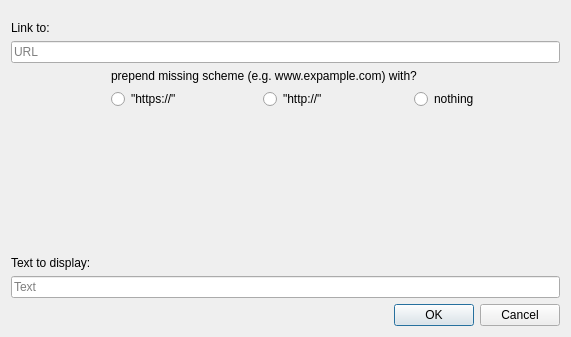
<?xml version="1.0" encoding="UTF-8"?>
<ui version="4.0">
 <class>Dialog</class>
 <widget class="QDialog" name="Dialog">
  <property name="geometry">
   <rect>
    <x>0</x>
    <y>0</y>
    <width>571</width>
    <height>337</height>
   </rect>
  </property>
  <property name="windowTitle">
   <string>Anki: Create a hyperlink</string>
  </property>
  <layout class="QGridLayout" name="gridLayout">
   <item row="0" column="0">
    <layout class="QVBoxLayout" name="verticalLayout">
     <item>
      <spacer name="verticalSpacerMiddle">
       <property name="orientation">
        <enum>Qt::Vertical</enum>
       </property>
       <property name="sizeType">
        <enum>QSizePolicy::Minimum</enum>
       </property>
       <property name="sizeHint" stdset="0">
        <size>
         <width>20</width>
         <height>10</height>
        </size>
       </property>
      </spacer>
     </item>
     <item>
      <widget class="QLabel" name="url_label">
       <property name="text">
        <string>Link to:</string>
       </property>
      </widget>
     </item>
     <item>
      <widget class="QLineEdit" name="url_edit">
       <property name="placeholderText">
        <string>URL</string>
       </property>
      </widget>
     </item>
     <item>
      <layout class="QHBoxLayout" name="horizontalLayout">
       <item>
        <spacer name="horizontalSpacer_2">
         <property name="orientation">
          <enum>Qt::Horizontal</enum>
         </property>
         <property name="sizeType">
          <enum>QSizePolicy::Minimum</enum>
         </property>
         <property name="sizeHint" stdset="0">
          <size>
           <width>100</width>
           <height>20</height>
          </size>
         </property>
        </spacer>
       </item>
       <item>
        <layout class="QVBoxLayout" name="verticalLayout_2">
         <item>
          <widget class="QLabel" name="label">
           <property name="sizePolicy">
            <sizepolicy hsizetype="Expanding" vsizetype="Preferred">
             <horstretch>0</horstretch>
             <verstretch>0</verstretch>
            </sizepolicy>
           </property>
           <property name="text">
            <string>prepend missing scheme (e.g. www.expample.com) with?</string>
           </property>
          </widget>
         </item>
         <item>
          <layout class="QHBoxLayout" name="horizontalLayout_2">
           <item>
            <widget class="QRadioButton" name="rb_https">
             <property name="text">
              <string>&quot;https://&quot;</string>
             </property>
            </widget>
           </item>
           <item>
            <widget class="QRadioButton" name="rb_http">
             <property name="text">
              <string>&quot;http://&quot;</string>
             </property>
            </widget>
           </item>
           <item>
            <widget class="QRadioButton" name="rb_nothing">
             <property name="text">
              <string>nothing</string>
             </property>
            </widget>
           </item>
          </layout>
         </item>
        </layout>
       </item>
      </layout>
     </item>
     <item>
      <spacer name="verticalSpacerTop">
       <property name="orientation">
        <enum>Qt::Vertical</enum>
       </property>
       <property name="sizeHint" stdset="0">
        <size>
         <width>20</width>
         <height>40</height>
        </size>
       </property>
      </spacer>
     </item>
     <item>
      <widget class="QLabel" name="text_label">
       <property name="text">
        <string>Text to display:</string>
       </property>
      </widget>
     </item>
     <item>
      <widget class="QLineEdit" name="text_edit">
       <property name="placeholderText">
        <string>Text</string>
       </property>
      </widget>
     </item>
    </layout>
   </item>
   <item row="1" column="0">
    <widget class="QDialogButtonBox" name="buttonBox">
     <property name="orientation">
      <enum>Qt::Horizontal</enum>
     </property>
     <property name="standardButtons">
      <set>QDialogButtonBox::Cancel|QDialogButtonBox::Ok</set>
     </property>
    </widget>
   </item>
  </layout>
 </widget>
 <tabstops>
  <tabstop>url_edit</tabstop>
  <tabstop>text_edit</tabstop>
  <tabstop>rb_https</tabstop>
  <tabstop>rb_http</tabstop>
  <tabstop>rb_nothing</tabstop>
 </tabstops>
 <resources/>
 <connections>
  <connection>
   <sender>buttonBox</sender>
   <signal>accepted()</signal>
   <receiver>Dialog</receiver>
   <slot>accept()</slot>
   <hints>
    <hint type="sourcelabel">
     <x>248</x>
     <y>254</y>
    </hint>
    <hint type="destinationlabel">
     <x>157</x>
     <y>274</y>
    </hint>
   </hints>
  </connection>
  <connection>
   <sender>buttonBox</sender>
   <signal>rejected()</signal>
   <receiver>Dialog</receiver>
   <slot>reject()</slot>
   <hints>
    <hint type="sourcelabel">
     <x>316</x>
     <y>260</y>
    </hint>
    <hint type="destinationlabel">
     <x>286</x>
     <y>274</y>
    </hint>
   </hints>
  </connection>
 </connections>
</ui>
